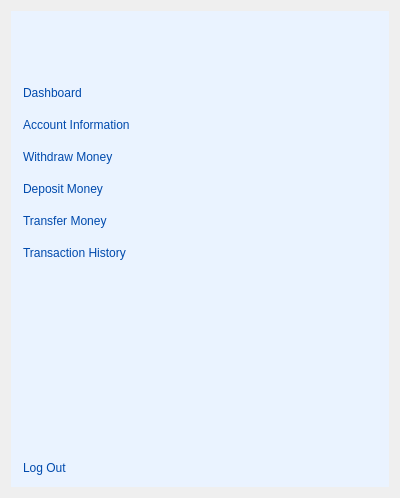
<?xml version="1.0" encoding="UTF-8"?>
<ui version="4.0">
 <class>Form</class>
 <widget class="QWidget" name="Form">
  <property name="geometry">
   <rect>
    <x>0</x>
    <y>0</y>
    <width>400</width>
    <height>498</height>
   </rect>
  </property>
  <property name="windowTitle">
   <string>Form</string>
  </property>
  <property name="styleSheet">
   <string notr="true">QPushButton:checked {
border-left: 4px solid #004aad;
}</string>
  </property>
  <layout class="QHBoxLayout" name="horizontalLayout">
   <item>
    <widget class="QGroupBox" name="sidebar_container">
     <property name="sizePolicy">
      <sizepolicy hsizetype="Minimum" vsizetype="Preferred">
       <horstretch>0</horstretch>
       <verstretch>0</verstretch>
      </sizepolicy>
     </property>
     <property name="maximumSize">
      <size>
       <width>16777215</width>
       <height>16777215</height>
      </size>
     </property>
     <property name="styleSheet">
      <string notr="true">background: #eaf3ff;
border: 0;</string>
     </property>
     <property name="title">
      <string/>
     </property>
     <layout class="QVBoxLayout" name="verticalLayout_2" stretch="0,0,1">
      <item alignment="Qt::AlignHCenter">
       <widget class="QLabel" name="bank_logo">
        <property name="styleSheet">
         <string notr="true">border: 0;
</string>
        </property>
        <property name="text">
         <string/>
        </property>
        <property name="pixmap">
         <pixmap>../icons/account_balance_92dp_004AAD_FILL0_wght400_GRAD0_opsz48.svg</pixmap>
        </property>
       </widget>
      </item>
      <item>
       <spacer name="verticalSpacer">
        <property name="orientation">
         <enum>Qt::Vertical</enum>
        </property>
        <property name="sizeHint" stdset="0">
         <size>
          <width>20</width>
          <height>40</height>
         </size>
        </property>
       </spacer>
      </item>
      <item>
       <layout class="QVBoxLayout" name="btn_vertical_layout">
        <property name="spacing">
         <number>18</number>
        </property>
        <item>
         <widget class="QPushButton" name="btn_dashboard">
          <property name="styleSheet">
           <string notr="true">QPushButton {
background: #eaf3ff;
color: #004aad;
text-align: left;
}

QPushButton:hover {
border-left: 4px solid #004aad;
}</string>
          </property>
          <property name="text">
           <string>Dashboard</string>
          </property>
          <property name="icon">
           <iconset>
            <normaloff>../icons/home_24dp_004AAD_FILL0_wght400_GRAD0_opsz24.svg</normaloff>../icons/home_24dp_004AAD_FILL0_wght400_GRAD0_opsz24.svg</iconset>
          </property>
          <property name="iconSize">
           <size>
            <width>32</width>
            <height>32</height>
           </size>
          </property>
          <attribute name="buttonGroup">
           <string notr="true">buttonGroup</string>
          </attribute>
         </widget>
        </item>
        <item>
         <widget class="QPushButton" name="btn_account">
          <property name="layoutDirection">
           <enum>Qt::LeftToRight</enum>
          </property>
          <property name="styleSheet">
           <string notr="true">QPushButton {
background: #eaf3ff;
color: #004aad;
text-align: left;
}

QPushButton:hover {
border-left: 4px solid #004aad;
}</string>
          </property>
          <property name="text">
           <string>Account Information</string>
          </property>
          <property name="icon">
           <iconset>
            <normaloff>../icons/credit_card_24dp_004AAD_FILL0_wght400_GRAD0_opsz24.svg</normaloff>../icons/credit_card_24dp_004AAD_FILL0_wght400_GRAD0_opsz24.svg</iconset>
          </property>
          <property name="iconSize">
           <size>
            <width>32</width>
            <height>32</height>
           </size>
          </property>
          <attribute name="buttonGroup">
           <string notr="true">buttonGroup</string>
          </attribute>
         </widget>
        </item>
        <item>
         <widget class="QPushButton" name="btn_withdraw">
          <property name="layoutDirection">
           <enum>Qt::LeftToRight</enum>
          </property>
          <property name="styleSheet">
           <string notr="true">QPushButton {
background: #eaf3ff;
color: #004aad;
text-align: left;
}

QPushButton:hover {
border-left: 4px solid #004aad;
}</string>
          </property>
          <property name="text">
           <string>Withdraw Money</string>
          </property>
          <property name="icon">
           <iconset>
            <normaloff>../icons/money_24dp_004AAD_FILL0_wght400_GRAD0_opsz24.svg</normaloff>../icons/money_24dp_004AAD_FILL0_wght400_GRAD0_opsz24.svg</iconset>
          </property>
          <property name="iconSize">
           <size>
            <width>32</width>
            <height>32</height>
           </size>
          </property>
          <attribute name="buttonGroup">
           <string notr="true">buttonGroup</string>
          </attribute>
         </widget>
        </item>
        <item>
         <widget class="QPushButton" name="btn_deposit">
          <property name="layoutDirection">
           <enum>Qt::LeftToRight</enum>
          </property>
          <property name="styleSheet">
           <string notr="true">QPushButton {
background: #eaf3ff;
color: #004aad;
text-align: left;
}

QPushButton:hover {
border-left: 4px solid #004aad;
}</string>
          </property>
          <property name="text">
           <string>Deposit Money</string>
          </property>
          <property name="icon">
           <iconset>
            <normaloff>../icons/payments_24dp_004AAD_FILL0_wght400_GRAD0_opsz24.svg</normaloff>../icons/payments_24dp_004AAD_FILL0_wght400_GRAD0_opsz24.svg</iconset>
          </property>
          <property name="iconSize">
           <size>
            <width>32</width>
            <height>32</height>
           </size>
          </property>
          <attribute name="buttonGroup">
           <string notr="true">buttonGroup</string>
          </attribute>
         </widget>
        </item>
        <item>
         <widget class="QPushButton" name="btn_transfer">
          <property name="layoutDirection">
           <enum>Qt::LeftToRight</enum>
          </property>
          <property name="styleSheet">
           <string notr="true">QPushButton {
background: #eaf3ff;
color: #004aad;
text-align: left;
}

QPushButton:hover {
border-left: 4px solid #004aad;
}</string>
          </property>
          <property name="text">
           <string>Transfer Money</string>
          </property>
          <property name="icon">
           <iconset>
            <normaloff>../icons/send_24dp_004AAD_FILL0_wght400_GRAD0_opsz24.svg</normaloff>../icons/send_24dp_004AAD_FILL0_wght400_GRAD0_opsz24.svg</iconset>
          </property>
          <property name="iconSize">
           <size>
            <width>32</width>
            <height>32</height>
           </size>
          </property>
          <attribute name="buttonGroup">
           <string notr="true">buttonGroup</string>
          </attribute>
         </widget>
        </item>
        <item>
         <widget class="QPushButton" name="btn_history">
          <property name="layoutDirection">
           <enum>Qt::LeftToRight</enum>
          </property>
          <property name="styleSheet">
           <string notr="true">QPushButton {
background: #eaf3ff;
color: #004aad;
text-align: left;
}

QPushButton:hover {
border-left: 4px solid #004aad;
}</string>
          </property>
          <property name="text">
           <string>Transaction History</string>
          </property>
          <property name="icon">
           <iconset>
            <normaloff>../icons/history_24dp_004AAD_FILL0_wght400_GRAD0_opsz24.svg</normaloff>../icons/history_24dp_004AAD_FILL0_wght400_GRAD0_opsz24.svg</iconset>
          </property>
          <property name="iconSize">
           <size>
            <width>32</width>
            <height>32</height>
           </size>
          </property>
          <attribute name="buttonGroup">
           <string notr="true">buttonGroup</string>
          </attribute>
         </widget>
        </item>
        <item>
         <spacer name="spacer">
          <property name="orientation">
           <enum>Qt::Vertical</enum>
          </property>
          <property name="sizeHint" stdset="0">
           <size>
            <width>20</width>
            <height>40</height>
           </size>
          </property>
         </spacer>
        </item>
        <item>
         <widget class="QPushButton" name="btn_logout">
          <property name="layoutDirection">
           <enum>Qt::LeftToRight</enum>
          </property>
          <property name="styleSheet">
           <string notr="true">QPushButton {
background: #eaf3ff;
color: #004aad;
text-align: left;
}

QPushButton:hover {
border-left: 4px solid #004aad;
}</string>
          </property>
          <property name="text">
           <string>Log Out</string>
          </property>
          <property name="icon">
           <iconset>
            <normaloff>../icons/logout_24dp_004AAD_FILL0_wght400_GRAD0_opsz24.svg</normaloff>../icons/logout_24dp_004AAD_FILL0_wght400_GRAD0_opsz24.svg</iconset>
          </property>
          <property name="iconSize">
           <size>
            <width>32</width>
            <height>32</height>
           </size>
          </property>
          <attribute name="buttonGroup">
           <string notr="true">buttonGroup</string>
          </attribute>
         </widget>
        </item>
       </layout>
      </item>
     </layout>
    </widget>
   </item>
  </layout>
 </widget>
 <resources/>
 <connections/>
 <buttongroups>
  <buttongroup name="buttonGroup"/>
 </buttongroups>
</ui>
